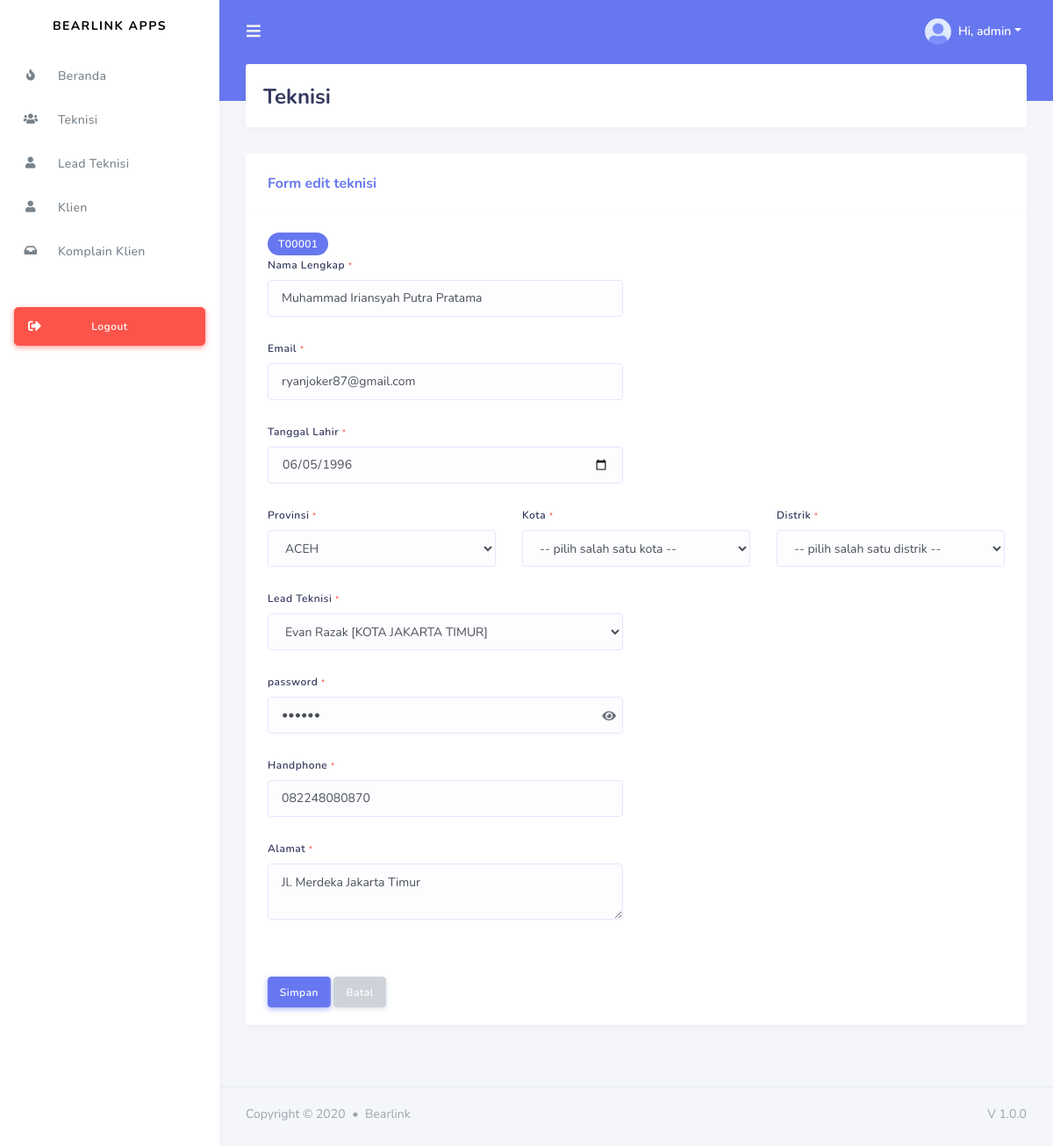
Screenshot of /index.php?page=technicianedit&id=T00001 (signed in) with the database file from the repository.
### tables this page shows
CREATE TABLE `technician` (
  `id` varchar(32) NOT NULL,
  `province_id` char(2) DEFAULT NULL,
  `regency_id` char(4) DEFAULT NULL,
  `district_id` char(7) DEFAULT NULL,
  `lead_technician_id` varchar(32) DEFAULT NULL,
  `full_name` varchar(50) NOT NULL,
  `email` varchar(191) NOT NULL,
  `password` varchar(80) NOT NULL,
  `handphone` varchar(12) DEFAULT NULL,
  `date_of_birth` date NOT NULL,
  `full_address` longtext NOT NULL,
  `status` enum('online','offline') DEFAULT NULL,
  `lat` decimal(10,8) DEFAULT NULL,
  `lng` decimal(11,8) DEFAULT NULL,
  `created_at` timestamp NULL DEFAULT NULL,
  `updated_at` timestamp NULL DEFAULT NULL,
  `deleted_at` timestamp NULL DEFAULT NULL
);

CREATE TABLE `lead_technician` (
  `id` varchar(32) NOT NULL,
  `province_id` char(2) DEFAULT NULL,
  `regency_id` char(4) DEFAULT NULL,
  `district_id` char(7) DEFAULT NULL,
  `full_name` varchar(50) NOT NULL,
  `email` varchar(50) NOT NULL,
  `password` varchar(10) NOT NULL,
  `handphone` varchar(12) NOT NULL,
  `date_of_birth` date NOT NULL,
  `full_address` longtext NOT NULL,
  `status` enum('online','offline') DEFAULT NULL,
  `lat` decimal(10,8) DEFAULT NULL,
  `lng` decimal(11,8) DEFAULT NULL,
  `created_at` timestamp NULL DEFAULT NULL,
  `updated_at` timestamp NULL DEFAULT NULL,
  `deleted_at` timestamp NULL DEFAULT NULL
);

### service.php (called while the page is built, shortened)
<?php
    $role = $_SESSION['role'];
    $email = $_SESSION['email'];
    switch($role){
        case 1:
            $sql = mysqli_query($conn, "SELECT * from admin WHERE email='$email'");
            $auth = mysqli_fetch_array($sql);
        break;
    }
?>

### page/admin/technician/technicianedit.php (the view, shortened to what this page needs)
<div class="main-content">
    <?php
        $g      = mysqli_query($conn, "SELECT * FROM technician WHERE id='$_GET[id]'");
        $data   = mysqli_fetch_array($g);
    ?>
    <section class="section">
        <div class="section-header">
            <h1>Teknisi</h1>
        </div>
        <div class="row">
            <div class="col-lg-12 col-md-12 col-12 col-sm-12">
                <div class="card">
                    <div class="card-header">
                        <h4>Form edit teknisi</h4>
                    </div>
                    <div class="card-body">
                        <form action="?page=technicianeditpro" method="post" enctype="multipart/form-data">
                            <div class="row">
                                <div class="col-md-6">
                                    <div class="badge badge-primary"><?= $data['id'] ?></div>
                                </div>
                            </div>
                            <div class="row">
                                <div class="col-md-6">
                                    <div class="form-group">
                                        <label>Nama Lengkap <small class="text-danger">*</small></label>
                                        <input type="text" class="form-control" name="fullname" placeholder="masukkan nama lengkap ..." autocomplete="off" value="<?= $data['full_name'] ?>" required>
                                    </div>
                                </div>
                            </div>
                            <div class="row">
                                <div class="col-md-6">
                                    <div class="form-group">
                                        <label>Email <small class="text-danger">*</small></label>
                                        <input type="email" class="form-control" name="email" placeholder="masukkan email ..." autocomplete="off" value="<?= $data['email'] ?>" required>
                                    </div>
                                </div>
                            </div>
                            <div class="row">
                                <div class="col-md-6">
                                    <div class="form-group">
                                        <label>Tanggal Lahir <small class="text-danger">*</small></label>
                                        <input type="date" class="form-control" name="dob" placeholder="masukkan tanggal lahir ..." autocomplete="off" value="<?= date('Y-m-d', strtotime($data['date_of_birth'])) ?>" required>
                                    </div>
                                </div>
                            </div>
                            <div class="row">
                                <div class="col-md-12">
                                    <div class="row">
                                        <div class="col-md-4">
                                            <div class="form-group">
                                                <label>Provinsi <small class="text-danger">*</small></label>
                                                <select class="form-control" name="provincy" id="provincy">
                                                    <?php
                                                        $q = mysqli_query($conn, "SELECT * from provinces");
                                                        while($datas = mysqli_fetch_array($q)){
                                                            echo '<option value='.$datas['id'].'>'.$datas['name'].'</option>';
                                                        }
                                                    ?>
                                                </select>
                                            </div>
                                        </div>
                                        <div class="col-md-4">
                                            <div class="form-group">
                                                <label>Kota <small class="text-danger">*</small></label>
                                                <select class="form-control" name="regency" id="regency">
                                                    <option value="">-- pilih salah satu kota --</option>
                                                </select>
                                            </div>
                                        </div>
                                        <div class="col-md-4">
                                            <div class="form-group">
                                                <label>Distrik <small class="text-danger">*</small></label>
                                                <select class="form-control" name="district" id="district">
                                                    <option value="">-- pilih salah satu distrik --</option>
                                                </select>
                                            </div>
                                        </div>
                                    </div>
                                </div>
                            </div>
                            <div class="row">
                                <div class="col-md-6">
                                    <div class="form-group">
                                        <label>Lead Teknisi <small class="text-danger">*</small></label>
                                        <select class="form-control" name="leadtech">
                                            <?php
                                                $qe = mysqli_query($conn, "SELECT lead_technician.full_name as fullname, lead_technician.id as idlead, regencies.name as nameregency from lead_technician
                                                                        JOIN regencies ON lead_technician.regency_id=regencies.id");
                                                while($row = mysqli_fetch_array($qe)){ ?>
                                                    <option value="<?= $row['idlead'] ?>" <?= $data['lead_technician_id'] == $row['idlead'] ? 'selected' : '' ?>><?= $row['fullname']." [".$row['nameregency']."]" ?></option>
                                            <?php } ?>
                                        </select>
                                    </div>
                                </div>
                            </div>
                            <div class="row">
                                <div class="col-md-6">
                                    <div class="form-group">
                                        <label>password <small class="text-danger">*</small></label>
                                        <input id="password-field" type="password" class="form-control" name="password" placeholder="masukkan password ..." autocomplete="off" value="<?= $data['password'] ?>" maxlength="10" required>
                                        <span toggle="#password-field" class="fa fa-eye field-icon toggle-password"></span>
                                    </div>
                                </div>
                            </div>
                            <div class="row">
                                <div class="col-md-6">
                                    <div class="form-group">
                                        <label>Handphone <small class="text-danger">*</small></label>
                                        <input type="text" class="form-control" maxlength="12" onkeyup="this.value=this.value.replace(/[^\d]/,'')" name="hp" placeholder="masukkan no hp ..." autocomplete="off" value="<?= $data['handphone'] ?>" required>
                                    </div>
                                </div>
                            </div>
                            <div class="row">
                                <div class="col-md-6">
                                    <div class="form-group">
                                        <label>Alamat <small class="text-danger">*</small></label>
                                        <textarea class="form-control" name="address" placeholder="masukkan alamat ..." autocomplete="off" required><?= $data['full_address'] ?></textarea>
                                    </div>
                                </div>
                            </div>
                    </div>
                    <div class="card-footer">
                        <input type="submit" name="submit" class="btn btn-primary" value="Simpan">
                        <a href="?page=technician" class="btn btn-secondary">Batal</a>
                    </div>
                </div>
            </div>
        </div>
    </section>
</div>
<footer class="main-footer">
    <div class="footer-left">
        Copyright &copy; 2020 <div class="bullet"></div> Bearlink
    </div>
    <div class="footer-right">
        V 1.0.0
    </div>
</footer>
</div>
</div>

### header.php (shortened to what this page needs)
<div class="navbar-bg"></div>
<nav class="navbar navbar-expand-lg main-navbar">
<form class="form-inline mr-auto">
    <ul class="navbar-nav mr-3">
    <li><a href="#" data-toggle="sidebar" class="nav-link nav-link-lg"><i class="fas fa-bars"></i></a></li>
    </ul>
</form>
<ul class="navbar-nav navbar-right">
    <li class="dropdown"><a href="#" data-toggle="dropdown" class="nav-link dropdown-toggle nav-link-lg nav-link-user">
    <img alt="image" src="assets/img/avatar/avatar-1.png" class="rounded-circle mr-1">
    <div class="d-sm-none d-lg-inline-block">Hi, <?= $auth['full_name'] ?></div></a>
    </li>
</ul>
</nav>

### index.php (style rules this page uses)
.field-icon { float: right; margin-right: 8px; margin-top: -27px; position: relative; z-index: 2; cursor:pointer; }

### rows the page displays
technician: id "T00001", fullname "Muhammad Iriansyah Putra Pratama", email "ryanjoker87@gmail.com", dob "06/05/1996", leadtech "Evan Razak [KOTA JAKARTA TIMUR]", hp "082248080870", address "Jl. Merdeka Jakarta Timur"

### other values shown
$auth['full_name'] "admin"
form field provincy "ACEH"
